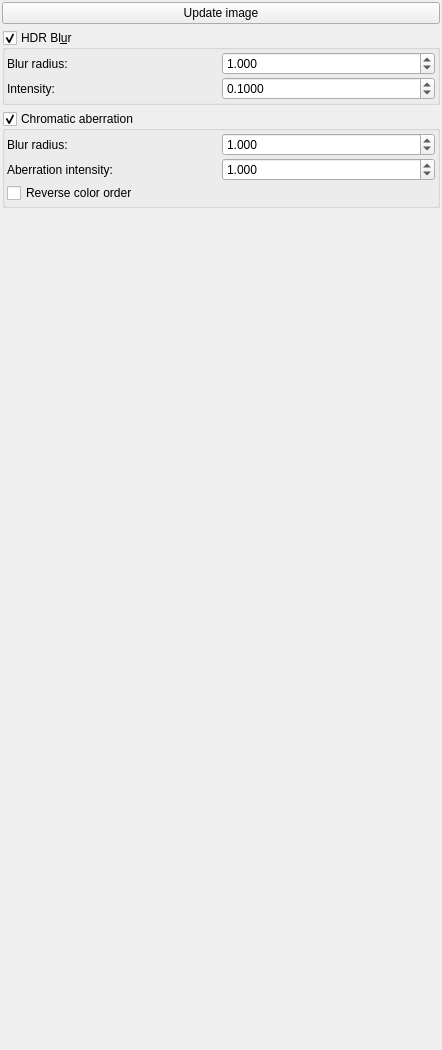
         <widget class="QWidget" name="scrollAreaWidgetContents">
          <property name="geometry">
           <rect>
            <x>0</x>
            <y>0</y>
            <width>442</width>
            <height>1050</height>
           </rect>
          </property>
          <layout class="QVBoxLayout" name="verticalLayout_3">
           <property name="leftMargin">
            <number>2</number>
           </property>
           <property name="topMargin">
            <number>2</number>
           </property>
           <property name="rightMargin">
            <number>2</number>
           </property>
           <property name="bottomMargin">
            <number>2</number>
           </property>
           <item>
            <widget class="QPushButton" name="pushButton_post_effects_update">
             <property name="sizePolicy">
              <sizepolicy hsizetype="Minimum" vsizetype="Maximum">
               <horstretch>0</horstretch>
               <verstretch>0</verstretch>
              </sizepolicy>
             </property>
             <property name="toolTip">
              <string>&lt;html&gt;&lt;head/&gt;&lt;body&gt;&lt;p&gt;Update image after changes of DOF settings. Can be updated even after image rendering.&lt;/p&gt;&lt;/body&gt;&lt;/html&gt;</string>
             </property>
             <property name="text">
              <string>Update image</string>
             </property>
            </widget>
           </item>
           <item>
            <widget class="MyGroupBox" name="groupCheck_hdr_blur_enabled">
             <property name="toolTip">
              <string>&lt;html&gt;&lt;head/&gt;&lt;body&gt;&lt;p&gt;Enable the HDR Blur post effect (bloom-like glow on bright areas).&lt;/p&gt;&lt;p&gt;This applies a weighted blur in HDR space after rendering. Controls below: - Radius: overall spread of the blur (image-size relative). - Intensity: strength/threshold of the blur contribution.&lt;/p&gt;&lt;p&gt;Notes: - Operates on HDR image data; does not change lighting or exposure. - Uses OpenCL if available, otherwise CPU. - Larger Radius increases render time.&lt;/p&gt;&lt;/body&gt;&lt;/html&gt;</string>
             </property>
             <property name="title">
              <string>HDR Bl&amp;ur</string>
             </property>
             <property name="checkable">
              <bool>true</bool>
             </property>
             <layout class="QVBoxLayout" name="verticalLayout_74">
              <property name="spacing">
               <number>2</number>
              </property>
              <property name="leftMargin">
               <number>2</number>
              </property>
              <property name="topMargin">
               <number>2</number>
              </property>
              <property name="rightMargin">
               <number>2</number>
              </property>
              <property name="bottomMargin">
               <number>2</number>
              </property>
              <item>
               <layout class="QGridLayout" name="gridLayout_36" columnstretch="0,0">
                <property name="spacing">
                 <number>2</number>
                </property>
                <item row="0" column="1">
                 <widget class="MyDoubleSpinBox" name="spinbox_hdr_blur_radius">
                  <property name="sizePolicy">
                   <sizepolicy hsizetype="Minimum" vsizetype="Maximum">
                    <horstretch>0</horstretch>
                    <verstretch>0</verstretch>
                   </sizepolicy>
                  </property>
                  <property name="toolTip">
                   <string>&lt;html&gt;&lt;head/&gt;&lt;body&gt;&lt;p&gt;Sets the radius (spread) of the HDR Blur bloom.&lt;/p&gt;&lt;p&gt;The blur size is relative to image dimensions. Approximate pixel radius = radius × (image width + image height) × 0.001.&lt;/p&gt;&lt;p&gt;Larger values give a wider, softer glow; smaller values keep highlights tight. Bigger radius increases processing time. Works with Intensity to control strength.&lt;/p&gt;&lt;/body&gt;&lt;/html&gt;</string>
                  </property>
                  <property name="prefix">
                   <string></string>
                  </property>
                  <property name="suffix">
                   <string></string>
                  </property>
                  <property name="decimals">
                   <number>3</number>
                  </property>
                  <property name="minimum">
                   <double>0.001000000000000</double>
                  </property>
                  <property name="maximum">
                   <double>1000.000000000000000</double>
                  </property>
                  <property name="singleStep">
                   <double>1.000000000000000</double>
                  </property>
                  <property name="value">
                   <double>1.000000000000000</double>
                  </property>
                 </widget>
                </item>
                <item row="0" column="0">
                 <widget class="QLabel" name="label_137">
                  <property name="text">
                   <string>Blur radius:</string>
                  </property>
                 </widget>
                </item>
                <item row="1" column="0">
                 <widget class="QLabel" name="label_352">
                  <property name="text">
                   <string>Intensity:</string>
                  </property>
                 </widget>
                </item>
                <item row="1" column="1">
                 <widget class="MyDoubleSpinBox" name="spinbox_hdr_blur_intensity">
                  <property name="sizePolicy">
                   <sizepolicy hsizetype="Minimum" vsizetype="Maximum">
                    <horstretch>0</horstretch>
                    <verstretch>0</verstretch>
                   </sizepolicy>
                  </property>
                  <property name="toolTip">
                   <string>&lt;html&gt;&lt;head/&gt;&lt;body&gt;&lt;p&gt;Copilot said: &lt;/p&gt;&lt;p&gt;Controls the strength/threshold of the HDR Blur &lt;/p&gt;&lt;p&gt;Controls the strength/threshold of the HDR Blur contribution.&lt;/p&gt;&lt;p&gt;Lower values produce a stronger, brighter bloom; higher values dampen the effect. Works together with Radius (spread) but does not change blur size.&lt;/p&gt;&lt;/body&gt;&lt;/html&gt;</string>
                  </property>
                  <property name="prefix">
                   <string></string>
                  </property>
                  <property name="suffix">
                   <string></string>
                  </property>
                  <property name="decimals">
                   <number>4</number>
                  </property>
                  <property name="minimum">
                   <double>0.000000000000000</double>
                  </property>
                  <property name="maximum">
                   <double>100.000000000000000</double>
                  </property>
                  <property name="singleStep">
                   <double>0.010000000000000</double>
                  </property>
                  <property name="value">
                   <double>0.100000000000000</double>
                  </property>
                 </widget>
                </item>
               </layout>
              </item>
             </layout>
            </widget>
           </item>
           <item>
            <widget class="MyGroupBox" name="groupCheck_post_chromatic_aberration_enabled">
             <property name="toolTip">
              <string>&lt;html&gt;&lt;head/&gt;&lt;body&gt;&lt;p&gt;Enable the Chromatic Aberration post effect (RGB channel separation).&lt;/p&gt;&lt;p&gt;This simulates lens dispersion by shifting color channels radially from the image center.&lt;/p&gt;&lt;p&gt;Controls inside: - Radius: overall spread of the separation (relative to image size). - Aberration intensity: strength of the channel offset. - Reverse: flip direction (outward vs inward shift).&lt;/p&gt;&lt;p&gt;Notes: - Post-processing only; does not affect lighting or geometry. - Uses OpenCL if available.&lt;/p&gt;&lt;/body&gt;&lt;/html&gt;</string>
             </property>
             <property name="title">
              <string>Chromatic aberration</string>
             </property>
             <property name="checkable">
              <bool>true</bool>
             </property>
             <layout class="QVBoxLayout" name="verticalLayout_76">
              <property name="spacing">
               <number>2</number>
              </property>
              <property name="leftMargin">
               <number>2</number>
              </property>
              <property name="topMargin">
               <number>2</number>
              </property>
              <property name="rightMargin">
               <number>2</number>
              </property>
              <property name="bottomMargin">
               <number>2</number>
              </property>
              <item>
               <layout class="QGridLayout" name="gridLayout_37" columnstretch="0,0">
                <property name="spacing">
                 <number>2</number>
                </property>
                <item row="1" column="0">
                 <widget class="QLabel" name="label_353">
                  <property name="text">
                   <string>Aberration intensity:</string>
                  </property>
                 </widget>
                </item>
                <item row="1" column="1">
                 <widget class="MyDoubleSpinBox" name="spinbox_post_chromatic_aberration_intensity">
                  <property name="sizePolicy">
                   <sizepolicy hsizetype="Minimum" vsizetype="Maximum">
                    <horstretch>0</horstretch>
                    <verstretch>0</verstretch>
                   </sizepolicy>
                  </property>
                  <property name="toolTip">
                   <string>&lt;html&gt;&lt;head/&gt;&lt;body&gt;&lt;p&gt;Controls the strength of RGB channel separation (color fringing) in Chromatic Aberration.&lt;/p&gt;&lt;p&gt;Higher values increase the offset between color channels and widen the visible fringes, especially toward the image edges. Lower values keep the effect subtle. Works together with Radius (spread) and does not change direction (use Reverse to flip).&lt;/p&gt;&lt;p&gt;Notes: - Stronger intensity can increase processing time. - Post-processing only; does not affect lighting or geometry.&lt;/p&gt;&lt;/body&gt;&lt;/html&gt;</string>
                  </property>
                  <property name="prefix">
                   <string></string>
                  </property>
                  <property name="suffix">
                   <string></string>
                  </property>
                  <property name="decimals">
                   <number>3</number>
                  </property>
                  <property name="minimum">
                   <double>0.000000000000000</double>
                  </property>
                  <property name="maximum">
                   <double>100.000000000000000</double>
                  </property>
                  <property name="singleStep">
                   <double>0.010000000000000</double>
                  </property>
                  <property name="value">
                   <double>1.000000000000000</double>
                  </property>
                 </widget>
                </item>
                <item row="0" column="1">
                 <widget class="MyDoubleSpinBox" name="spinbox_post_chromatic_aberration_radius">
                  <property name="sizePolicy">
                   <sizepolicy hsizetype="Minimum" vsizetype="Maximum">
                    <horstretch>0</horstretch>
                    <verstretch>0</verstretch>
                   </sizepolicy>
                  </property>
                  <property name="toolTip">
                   <string>&lt;html&gt;&lt;head/&gt;&lt;body&gt;&lt;p&gt;Sets the base radius (spread) of Chromatic Aberration.&lt;/p&gt;&lt;p&gt;The effective spread is relative to image size and grows with distance from the image center, producing wider color fringing toward the edges. Increase for more pronounced, wider separation; decrease to keep fringes tight.&lt;/p&gt;&lt;p&gt;Notes: - Works with Aberration intensity (strength); does not change direction (see Reverse). - Larger values increase processing time.&lt;/p&gt;&lt;/body&gt;&lt;/html&gt;</string>
                  </property>
                  <property name="prefix">
                   <string></string>
                  </property>
                  <property name="suffix">
                   <string></string>
                  </property>
                  <property name="decimals">
                   <number>3</number>
                  </property>
                  <property name="minimum">
                   <double>0.000000000000000</double>
                  </property>
                  <property name="maximum">
                   <double>1000.000000000000000</double>
                  </property>
                  <property name="singleStep">
                   <double>0.100000000000000</double>
                  </property>
                  <property name="value">
                   <double>1.000000000000000</double>
                  </property>
                 </widget>
                </item>
                <item row="0" column="0">
                 <widget class="QLabel" name="label_139">
                  <property name="text">
                   <string>Blur radius:</string>
                  </property>
                 </widget>
                </item>
                <item row="2" column="0" colspan="2">
                 <widget class="MyCheckBox" name="checkBox_post_chromatic_aberration_reverse">
                  <property name="sizePolicy">
                   <sizepolicy hsizetype="Minimum" vsizetype="Maximum">
                    <horstretch>0</horstretch>
                    <verstretch>0</verstretch>
                   </sizepolicy>
                  </property>
                  <property name="text">
                   <string>Reverse color order</string>
                  </property>
                 </widget>
                </item>
               </layout>
              </item>
             </layout>
            </widget>
           </item>
           <item>
            <spacer name="verticalSpacer">
             <property name="orientation">
              <enum>Qt::Vertical</enum>
             </property>
             <property name="sizeHint" stdset="0">
              <size>
               <width>20</width>
               <height>40</height>
              </size>
             </property>
            </spacer>
           </item>
          </layout>
         </widget>
